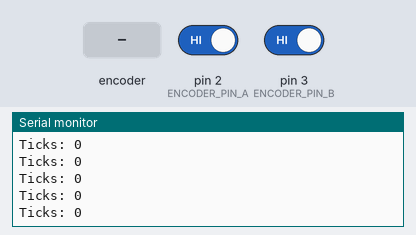
A sketch run on a simulated Arduino Uno, built with avr-gcc and run on an emulated ATmega328P. Parts: the last lines printed to the serial monitor. The inputs (shaded band) are chosen by the test bench; at power-on: pin 2 (ENCODER_PIN_A) HIGH, pin 3 (ENCODER_PIN_B) HIGH.

Above: at 1.2 s.
1.3 s: rotary encoder on pin 2 (ENCODER_PIN_A) / pin 3 (ENCODER_PIN_B) turned 1 step (first pin leading)
At 1.56 s:
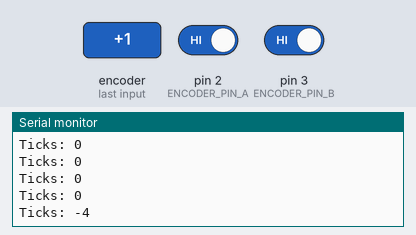
3.0 s: rotary encoder on pin 2 (ENCODER_PIN_A) / pin 3 (ENCODER_PIN_B) turned 1 step (first pin leading)
At 3.16 s:
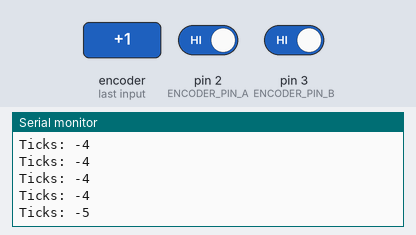
Timing chart, 0 to 6.0 s (numbered marks = the images above; inputs shaded):
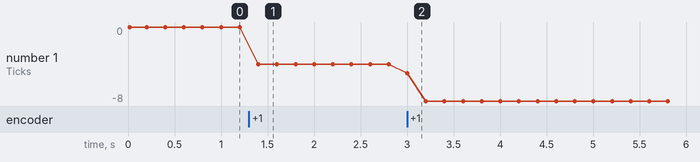

Measured:
- after the input at 1.3 s, the serial monitor: prints a new line after 0.10 s (image 1)
- after the input at 3.0 s, the serial monitor: prints a new line at once (image 2)
- plotted number 1: 0 → -4 after the input at 1.3 s, -4 → -8 after the input at 3.0 s

The sketch:

encoder_ticks_uno.ino
```cpp
#define ENCODER_PIN_A 2  // Interrupt-capable pin
#define ENCODER_PIN_B 3  // Interrupt-capable pin

volatile long counter = 0;  // Stores encoder ticks

void encoderISR_A() {
    int aState = digitalRead(ENCODER_PIN_A);
    int bState = digitalRead(ENCODER_PIN_B);

    if (aState == bState) {
        counter++;  // Clockwise
    } else {
        counter--;  // Counterclockwise
    }
}

void encoderISR_B() {
    int aState = digitalRead(ENCODER_PIN_A);
    int bState = digitalRead(ENCODER_PIN_B);

    if (aState != bState) {
        counter++;  // Clockwise
    } else {
        counter--;  // Counterclockwise
    }
}

void setup() {
    Serial.begin(9600);

    pinMode(ENCODER_PIN_A, INPUT_PULLUP);
    pinMode(ENCODER_PIN_B, INPUT_PULLUP);

    // Attach interrupts to both pins
    attachInterrupt(digitalPinToInterrupt(ENCODER_PIN_A), encoderISR_A, CHANGE);
    attachInterrupt(digitalPinToInterrupt(ENCODER_PIN_B), encoderISR_B, CHANGE);

    Serial.println("Encoder Ready...");
}

void loop() {
    Serial.print("Ticks: ");
    Serial.println(counter);
    delay(200);  // Adjust as needed
}
```
